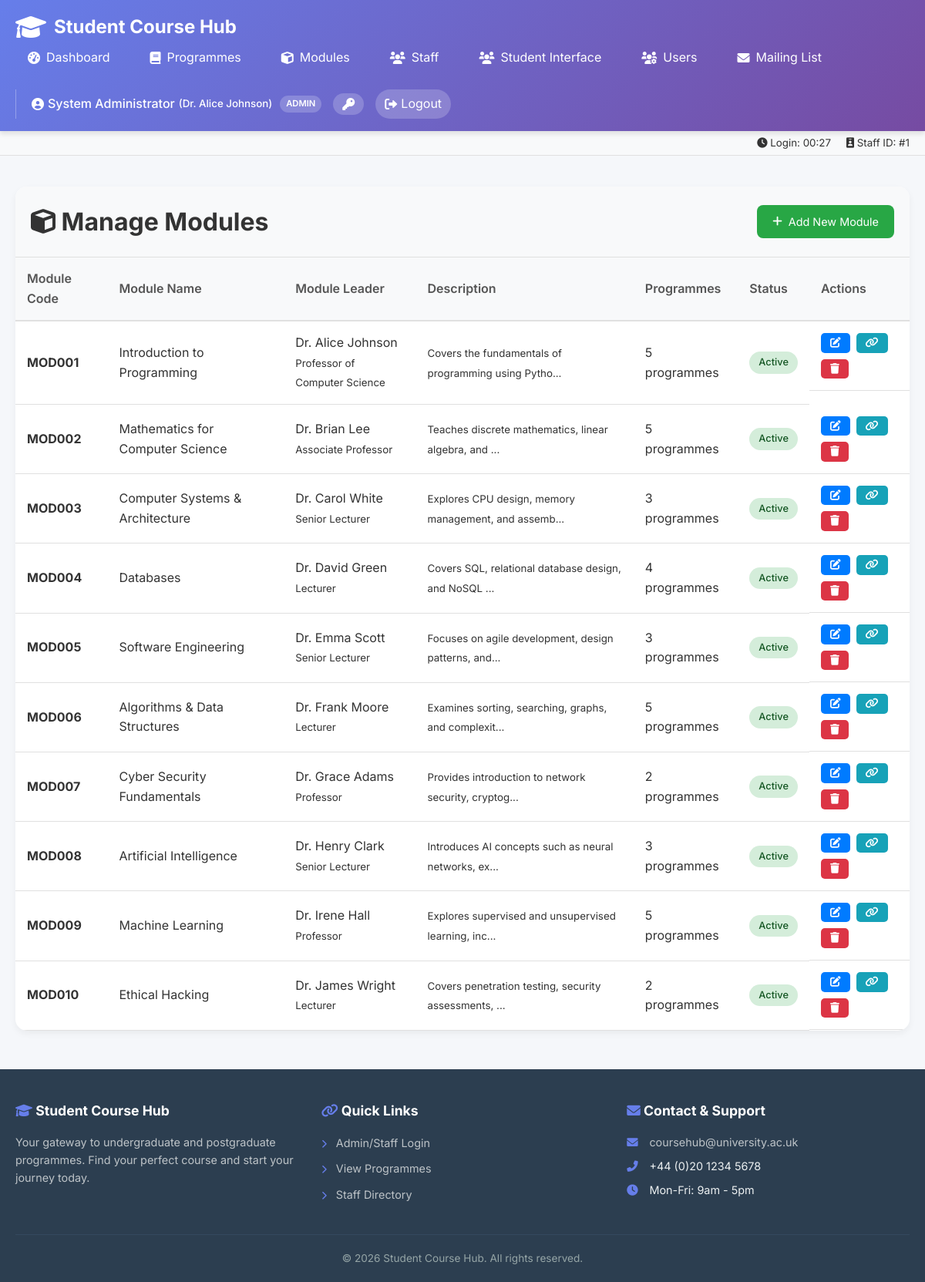
Screenshot of /modules.php (signed in) with the database file from the repository.
### tables this page shows
CREATE TABLE Modules (
    ModuleID INT PRIMARY KEY,
    ModuleName VARCHAR(150) NOT NULL,
    ModuleLeaderID INT,
    Description TEXT,
    Image VARCHAR(255),
    ImageAlt TEXT,
    Status ENUM('active','inactive') DEFAULT 'active',
    CreatedAt TIMESTAMP DEFAULT CURRENT_TIMESTAMP,
    UpdatedAt TIMESTAMP DEFAULT CURRENT_TIMESTAMP ON UPDATE CURRENT_TIMESTAMP,
    FOREIGN KEY (ModuleLeaderID) REFERENCES Staff(StaffID)
);

CREATE TABLE Staff (
    StaffID INT PRIMARY KEY,
    Name VARCHAR(100) NOT NULL,
    Title VARCHAR(100),
    Bio TEXT,
    Department VARCHAR(100),
    Photo VARCHAR(255),
    Email VARCHAR(100)
);

### modules.php (the view, shortened to what this page needs)
<?php
include '../includes/header.php';
?>
<div class="table-container">
    <div class="table-header">
        <h1><i class="fas fa-cube"></i> Manage Modules</h1>
        <a href="<?php echo BASE_PATH; ?>admin/edit-module.php" class="add-btn">
            <i class="fas fa-plus"></i> Add New Module
        </a>
    </div>
    <div class="table-responsive">
        <table>
            <thead>
                <tr>
                    <th>Module Code</th>
                    <th>Module Name</th>
                    <th>Module Leader</th>
                    <th>Description</th>
                    <th>Programmes</th>
                    <th>Status</th>
                    <th>Actions</th>
                </tr>
            </thead>
            <tbody>
                <?php
                $query = "SELECT m.*, s.Name as leader_name, s.Title as leader_title,
                                (SELECT COUNT(*) FROM ProgrammeModules WHERE ModuleID = m.ModuleID) as programme_count
                         FROM Modules m
                         LEFT JOIN Staff s ON m.ModuleLeaderID = s.StaffID
                         ORDER BY m.ModuleID";
                $result = mysqli_query($conn, $query);
                if (mysqli_num_rows($result) > 0) {
                    while ($row = mysqli_fetch_assoc($result)) {
                        echo "<tr>";
                        echo "<td><strong>MOD" . str_pad($row['ModuleID'], 3, '0', STR_PAD_LEFT) . "</strong></td>";
                        echo "<td>" . htmlspecialchars($row['ModuleName']) . "</td>";
                        echo "<td>";
                        echo htmlspecialchars($row['leader_name'] ?? 'Not assigned');
                        if (!empty($row['leader_title'])) {
                            echo "<br><small>" . htmlspecialchars($row['leader_title']) . "</small>";
                        }
                        echo "</td>";
                        echo "<td><small>" . substr(htmlspecialchars($row['Description']), 0, 50) . "...</small></td>";
                        echo "<td>" . $row['programme_count'] . " programmes</td>";
                        echo "<td>";
                        $statusClass = strtolower($row['Status'] ?? 'active');
                        echo "<span class='status-badge status-" . $statusClass . "'>" . ucfirst($row['Status'] ?? 'Active') . "</span>";
                        echo "</td>";
                        echo "<td class='action-btns'>";
                        echo "<a href='" . BASE_PATH . "admin/edit-module.php?id=" . $row['ModuleID'] . "' class='edit-btn' title='Edit Module'>";
                        echo "<i class='fas fa-edit'></i></a>";
                        echo "<a href='" . BASE_PATH . "admin/assign-module.php?module_id=" . $row['ModuleID'] . "' class='view-btn' title='Assign to Programme'>";
                        echo "<i class='fas fa-link'></i></a>";
                        echo "<a href='?action=delete&id=" . $row['ModuleID'] . "' class='delete-btn' onclick='return confirm(\"Are you sure you want to delete this module?\")' title='Delete Module'>";
                        echo "<i class='fas fa-trash'></i></a>";
                        echo "</td>";
                        echo "</tr>";
                    }
                } else {
                    echo "<tr><td colspan='7' style='text-align: center; padding: 40px;'>";
                    echo "<i class='fas fa-cubes' style='font-size: 3rem; color: #ccc;'></i>";
                    echo "<p style='margin-top: 10px;'>No modules found. Click 'Add New Module' to get started.</p>";
                    echo "</td></tr>";
                }
                ?>
            </tbody>
        </table>
    </div>
</div>
<?php include '../includes/footer.php'; ?>

### css/common.css (style rules this page uses)
* { margin: 0; padding: 0; box-sizing: border-box; }
body { font-family: 'Inter', sans-serif; background: #f5f7fa; color: #333; line-height: 1.6; }
.add-btn { background: #28a745; color: white; border: none; padding: 10px 20px; border-radius: 8px; cursor: pointer; font-size: 0.9rem; display: inline-flex; align-items: center; gap: 8px; text-decoration: none; transition: all 0.3s ease; }
.action-btns { display: flex; gap: 8px; flex-wrap: wrap; }
.edit-btn, .delete-btn, .view-btn { padding: 6px 12px; border: none; border-radius: 5px; cursor: pointer; font-size: 0.85rem; transition: all 0.2s ease; text-decoration: none; display: inline-flex; align-items: center; gap: 5px; }
.edit-btn { background: #007bff; color: white; }
.delete-btn { background: #dc3545; color: white; }
.view-btn { background: #17a2b8; color: white; }
.table-container { background: white; border-radius: 15px; overflow: hidden; box-shadow: 0 4px 10px rgba(0,0,0,0.05); margin-bottom: 30px; }
.table-header { padding: 20px; background: #f8f9fa; border-bottom: 1px solid #e0e0e0; display: flex; justify-content: space-between; align-items: center; flex-wrap: wrap; gap: 15px; }
.table-responsive { overflow-x: auto; -webkit-overflow-scrolling: touch; }
table { width: 100%; border-collapse: collapse; }
th { background: #f8f9fa; padding: 15px; text-align: left; font-weight: 600; color: #555; border-bottom: 2px solid #e0e0e0; }
td { padding: 15px; border-bottom: 1px solid #e0e0e0; vertical-align: middle; }
.status-badge { display: inline-block; padding: 4px 12px; border-radius: 20px; font-size: 0.8rem; font-weight: 500; }
.status-published, .status-active { background: #d4edda; color: #155724; }

### rows the page displays
modules: ModuleID "001", ModuleName "Introduction to Programming", ModuleLeaderID.Name "Dr. Alice Johnson", ModuleLeaderID.Title "Professor of Computer Science", Description "Covers the fundamentals of programming using Pytho", programme_count "5", Status "Active"
modules: ModuleID "002", ModuleName "Mathematics for Computer Science", ModuleLeaderID.Name "Dr. Brian Lee", ModuleLeaderID.Title "Associate Professor", Description "Teaches discrete mathematics, linear algebra, and", programme_count "5", Status "Active"
modules: ModuleID "003", ModuleName "Computer Systems & Architecture", ModuleLeaderID.Name "Dr. Carol White", ModuleLeaderID.Title "Senior Lecturer", Description "Explores CPU design, memory management, and assemb", programme_count "3", Status "Active"
modules: ModuleID "004", ModuleName "Databases", ModuleLeaderID.Name "Dr. David Green", ModuleLeaderID.Title "Lecturer", Description "Covers SQL, relational database design, and NoSQL", programme_count "4", Status "Active"
modules: ModuleID "005", ModuleName "Software Engineering", ModuleLeaderID.Name "Dr. Emma Scott", ModuleLeaderID.Title "Senior Lecturer", Description "Focuses on agile development, design patterns, and", programme_count "3", Status "Active"
modules: ModuleID "006", ModuleName "Algorithms & Data Structures", ModuleLeaderID.Name "Dr. Frank Moore", ModuleLeaderID.Title "Lecturer", Description "Examines sorting, searching, graphs, and complexit", programme_count "5", Status "Active"
modules: ModuleID "007", ModuleName "Cyber Security Fundamentals", ModuleLeaderID.Name "Dr. Grace Adams", ModuleLeaderID.Title "Professor", Description "Provides introduction to network security, cryptog", programme_count "2", Status "Active"
modules: ModuleID "008", ModuleName "Artificial Intelligence", ModuleLeaderID.Name "Dr. Henry Clark", ModuleLeaderID.Title "Senior Lecturer", Description "Introduces AI concepts such as neural networks, ex", programme_count "3", Status "Active"
modules: ModuleID "009", ModuleName "Machine Learning", ModuleLeaderID.Name "Dr. Irene Hall", ModuleLeaderID.Title "Professor", Description "Explores supervised and unsupervised learning, inc", programme_count "5", Status "Active"
modules: ModuleID "010", ModuleName "Ethical Hacking", ModuleLeaderID.Name "Dr. James Wright", ModuleLeaderID.Title "Lecturer", Description "Covers penetration testing, security assessments,", programme_count "2", Status "Active"

### other values shown
$current_user_name "System Administrator"
$staff_name "Dr. Alice Johnson"
$current_user_role "ADMIN"
date('H:i', $_SESSION['login_time']) "00:27"
$staff_id "1"
